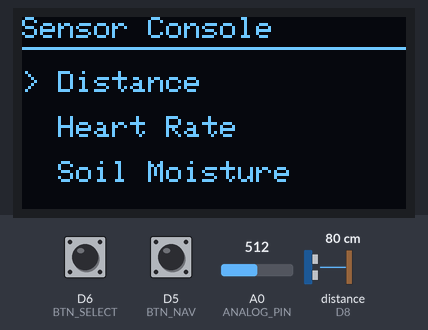
The sketch below on a simulated ESP8266 (NodeMCU). Shown: 128×64 one-colour display. The test bench sets the inputs (shaded band); at power-on: D6 (BTN_SELECT) HIGH, distance to the obstacle (sensor on D8) 80 cm, D5 (BTN_NAV) HIGH, A0 (ANALOG_PIN) = 512. The echo pulse lasts 58.3 µs per cm.

Above: at 4.2 s.
4.3 s: D6 (BTN_SELECT) pulled LOW for 0.15 s
At 5.4 s:
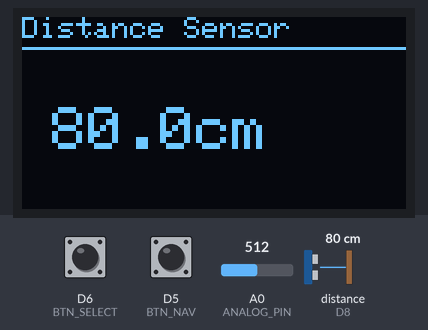
5.9 s: distance to the obstacle (sensor on D8) set to 2 cm
At 6.8 s:
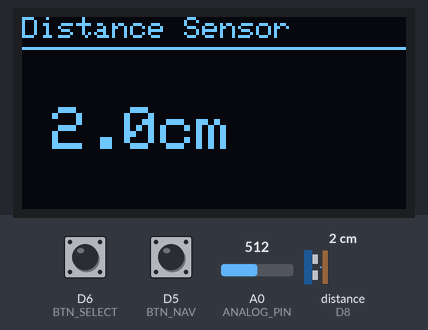
7.6 s: D6 (BTN_SELECT) pulled LOW for 1 s
At 9.0 s:
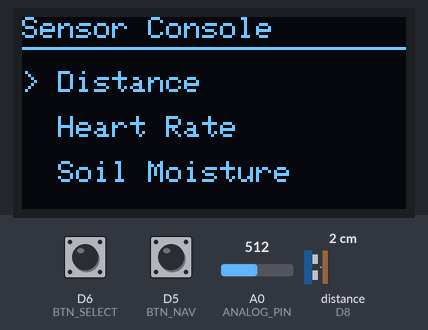
10.1 s: D5 (BTN_NAV) pulled LOW for 0.15 s
At 10.9 s:
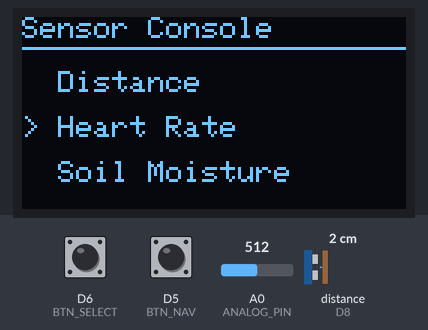
11.7 s: D6 (BTN_SELECT) pulled LOW for 0.15 s
At 12.0 s:
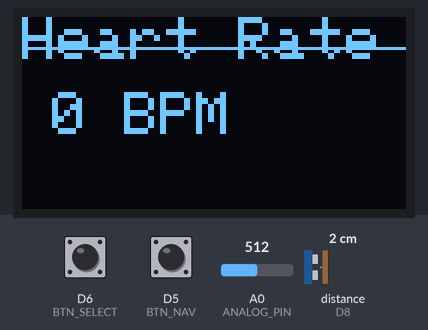
13.3 s: D6 (BTN_SELECT) pulled LOW for 3.2 s
At 14.0 s:
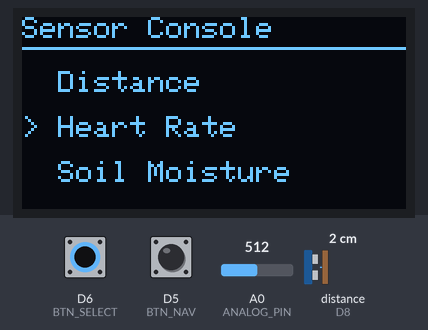
Timing chart, 0 to 16.3 s (numbered marks = the images above; inputs shaded):
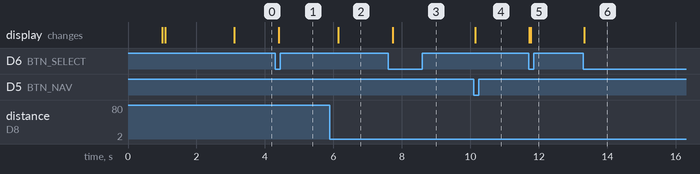

Measured:
- after the input at 4.3 s, the display: changes after 0.11 s (image 1)
- after the input at 5.9 s, the display: changes after 0.25 s (image 2)
- after the input at 7.6 s, the display: changes after 0.14 s (image 3)
- after the input at 10.1 s, the display: changes at once (image 4)
- after the input at 11.7 s, the display: first changes at once (image 5 shows a later state)
- after the input at 13.3 s, the display: changes at once (image 6)

The sketch:

sketch.ino
```cpp
#include <Wire.h>
#include <Adafruit_GFX.h>
#include <Adafruit_SSD1306.h>

#define SCREEN_WIDTH 128
#define SCREEN_HEIGHT 64

Adafruit_SSD1306 display(SCREEN_WIDTH, SCREEN_HEIGHT, &Wire, -1);

// ================= PIN DEFINITIONS =================
#define BTN_NAV     D5
#define BTN_SELECT  D6

#define TRIG_PIN    D7
#define ECHO_PIN    D8

#define ANALOG_PIN  A0

// ================= MENU STATES =================
enum Mode {
  MENU,
  DISTANCE,
  HEART,
  SOIL
};

Mode currentMode = MENU;

// ================= MENU ITEMS =================
const char* menuItems[] = {
  "Distance",
  "Heart Rate",
  "Soil Moisture"
};

int menuIndex = 0;

// ================= BUTTON VARIABLES =================
bool lastNavState = HIGH;
bool lastSelectState = HIGH;

unsigned long lastDebounce = 0;
const unsigned long debounceDelay = 150;

// ================= HEART VARIABLES =================
int bpm = 0;
unsigned long lastBeat = 0;
bool pulseDetected = false;

// ====================================================

void setup() {

  Serial.begin(115200);
  delay(1000);

  Wire.begin(D2, D1);

  pinMode(BTN_NAV, INPUT_PULLUP);
  pinMode(BTN_SELECT, INPUT_PULLUP);

  pinMode(TRIG_PIN, OUTPUT);
  pinMode(ECHO_PIN, INPUT);

  if (!display.begin(SSD1306_SWITCHCAPVCC, 0x3C)) {

    Serial.println("OLED NOT FOUND");

    while (true) {
      delay(100);
    }
  }

  display.setTextColor(WHITE);
  display.clearDisplay();
  display.display();

  splashScreen();
}

void loop() {

  handleButtons();

  switch (currentMode) {

    case MENU:
      drawMenu();
      break;

    case DISTANCE:
      distanceScreen();
      break;

    case HEART:
      heartScreen();
      break;

    case SOIL:
      soilScreen();
      break;
  }
}

// ====================================================

void splashScreen() {

  display.clearDisplay();

  display.setTextSize(2);
  display.setCursor(10, 15);
  display.println("Sensor");

  display.setCursor(10, 40);
  display.println("Console");

  display.display();

  delay(2000);
}

// ====================================================

void handleButtons() {

  bool nav = digitalRead(BTN_NAV);
  bool sel = digitalRead(BTN_SELECT);

  if (millis() - lastDebounce > debounceDelay) {

    if (nav == LOW && lastNavState == HIGH) {

      if (currentMode == MENU) {

        menuIndex++;

        if (menuIndex > 2)
          menuIndex = 0;
      }

      lastDebounce = millis();
    }

    if (sel == LOW && lastSelectState == HIGH) {

      if (currentMode == MENU) {

        if (menuIndex == 0) currentMode = DISTANCE;
        if (menuIndex == 1) currentMode = HEART;
        if (menuIndex == 2) currentMode = SOIL;
      }
      else {

        currentMode = MENU;
      }

      lastDebounce = millis();
    }
  }

  lastNavState = nav;
  lastSelectState = sel;
}

// ====================================================

void drawMenu() {

  static unsigned long lastRefresh = 0;

  if (millis() - lastRefresh < 100)
    return;

  lastRefresh = millis();

  display.clearDisplay();

  display.setTextSize(1);

  display.setCursor(0, 0);
  display.println("Sensor Console");

  display.drawLine(0, 10, 128, 10, WHITE);

  for (int i = 0; i < 3; i++) {

    display.setCursor(0, 18 + i * 15);

    if (i == menuIndex)
      display.print("> ");
    else
      display.print("  ");

    display.println(menuItems[i]);
  }

  display.display();
}

// ====================================================

float getDistance() {

  float total = 0;
  int validReadings = 0;

  for (int i = 0; i < 5; i++) {

    digitalWrite(TRIG_PIN, LOW);
    delayMicroseconds(5);

    digitalWrite(TRIG_PIN, HIGH);
    delayMicroseconds(10);

    digitalWrite(TRIG_PIN, LOW);

    long duration = pulseIn(ECHO_PIN, HIGH, 30000);

    if (duration > 0) {

      float distance = duration * 0.0343 / 2.0;

      total += distance;
      validReadings++;
    }

    delay(10);
  }

  if (validReadings == 0)
    return -1;

  return total / validReadings;
}

// ====================================================

void distanceScreen() {

  float distance = getDistance();

  display.clearDisplay();

  display.setTextSize(1);

  display.setCursor(0, 0);
  display.println("Distance Sensor");

  display.drawLine(0, 10, 128, 10, WHITE);

  if (distance < 0) {

    display.setCursor(0, 25);
    display.println("Connect HC-SR04");
  }
  else {

    display.setTextSize(2);

    display.setCursor(10, 30);
    display.print(distance, 1);
    display.print("cm");
  }

  display.display();

  delay(250);
}

// ====================================================

void soilScreen() {

  int raw = analogRead(A0);

  display.clearDisplay();

  display.setCursor(0, 0);
  display.println("Soil Moisture");

  display.drawLine(0, 10, 128, 10, WHITE);

  if (raw < 20) {

    display.setCursor(0, 25);
    display.println("Connect Sensor");
  }
  else {

    int moisture = map(raw, 900, 300, 0, 100);

    moisture = constrain(moisture, 0, 100);

    display.setCursor(0, 22);
    display.print("ADC: ");
    display.println(raw);

    display.setCursor(0, 42);
    display.print("Moisture: ");
    display.print(moisture);
    display.print("%");
  }

  display.display();

  delay(300);
}

// ====================================================

void heartScreen() {

  int signal = analogRead(A0);

  const int threshold = 550;

  if (signal > threshold && !pulseDetected) {

    pulseDetected = true;

    unsigned long now = millis();

    if (lastBeat > 0) {

      bpm = 60000 / (now - lastBeat);

      if (bpm < 40 || bpm > 180)
        bpm = 0;
    }

    lastBeat = now;
  }

  if (signal < threshold)
    pulseDetected = false;

  display.clearDisplay();

  display.setCursor(0, 0);
  display.println("Heart Rate");

  display.drawLine(0, 10, 128, 10, WHITE);

  if (signal < 50) {

    display.setCursor(0, 25);
    display.println("Connect Sensor");
  }
  else {

    display.setTextSize(2);

    display.setCursor(10, 25);
    display.print(bpm);
    display.print(" BPM");

    if (pulseDetected) {

      display.fillCircle(115, 50, 5, WHITE);
    }
  }

  display.display();

  delay(20);
}
```
